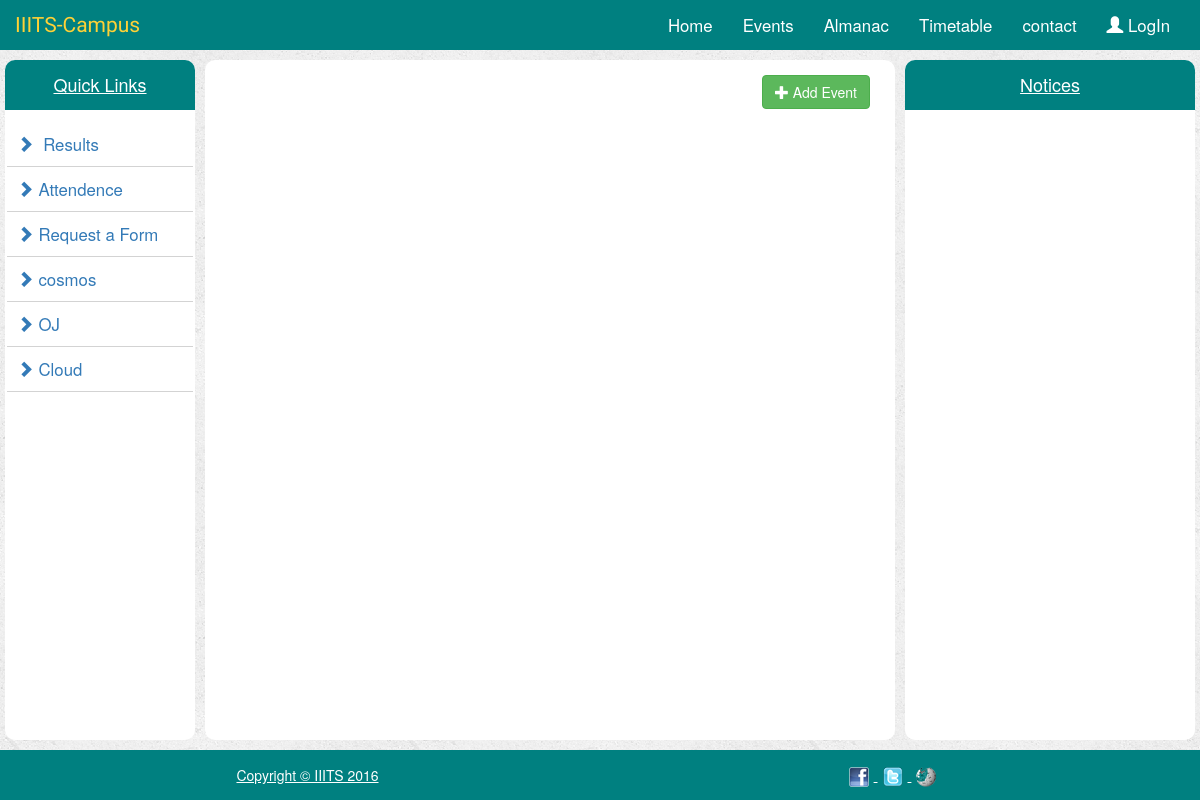
/events/, run on an earlier commit of the app's database.
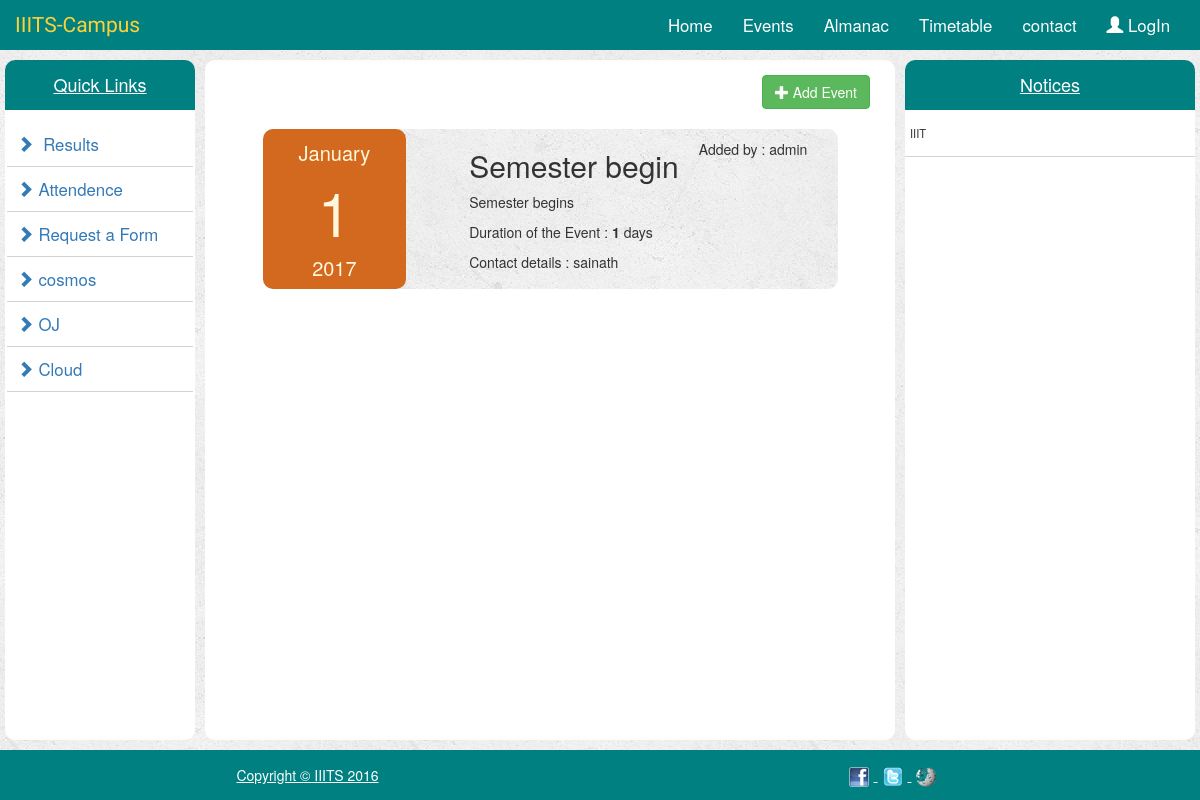
And on a later commit of the database.
### portal/models.py (models this page shows, shortened)
class Events(models.Model):
    event_title = models.CharField(max_length=80)
    event_date = models.DateField()
    event_duration = models.PositiveIntegerField()
    event_description = models.TextField()
    event_contact = models.CharField(max_length=50)
    event_user = models.CharField(max_length=50)
    def event_month(self):
        month_names = ['January', 'February', 'March', 'April', 'May', 'June', 'July', 'August', 'September', 'October',
                       'November', 'December']
        return month_names[self.event_date.month - 1]

class Notices(models.Model):
    notice_title = models.CharField(max_length=80)
    notice_description = models.TextField()

### portal/views.py (the view)
# urls.py: url(r'^events/$',views.events,name='events'),
def events(request):
    all_events = Events.objects.all().order_by('-id')
    all_notices = Notices.objects.all()
    content_events = {
        'all_notices': all_notices,
        'all_events' : all_events
    }
    return render(request, 'portal/events.html', content_events)

### portal/templates/portal/events.html (shortened to what this page needs)
{% extends 'portal/index.html' %}
{% block centerContent %}
    <div class = "btn-events">
       <button type="button" class="btn btn-success" data-toggle="modal" data-target="#eventModal" ><span class = "glyphicon glyphicon-plus"></span>&nbsp;Add Event</button>
    </div>
    {% for event in all_events %}
        <div class="col-md-10 col-md-offset-1 event-row">
            <div class ="col-md-3 event-date">
                <p>{{ event.event_month }}</p>
                <h1>{{ event.event_date.day }}</h1>
                <p>{{ event.event_date.year }}</p>
            </div>
            <div class ="col-md-5 col-md-offset-1">
                <h2>{{ event.event_title }}</h2>
                <p>{{ event.event_description }}</p>
                <p>Duration of the Event : <strong>{{ event.event_duration }}</strong> days</p>
                <p>Contact details : {{ event.event_contact }}</p>
            </div>
            <div class="col-md-3">
                 <p style="margin-top: 10px">Added by : {{ event.event_user }}</p>
            </div>
        </div>
    {% endfor %}
{% endblock %}

### portal/templates/portal/index.html (shortened to what this page needs)
<!DOCTYPE html>
<html lang="en">
<head>
    {% load staticfiles %}
    <link rel="stylesheet" href="https://maxcdn.bootstrapcdn.com/bootstrap/3.3.7/css/bootstrap.min.css"/>
    <link rel="stylesheet" type="text/css" href="{% static 'portal/bootstrap.min.css' %}"/>
    <link rel="stylesheet" type="text/css" href="{% static 'portal/style.css' %}"/>
</head>
<body>
    <nav class = "navbar navbar-inverse">
        <div class = "container-fluid">
            <div class = "navbar-header">
                <a href="{% url 'index' %}" class = navbar-brand> IIITS-Campus</a>
            </div>
            <div class = "navbar-collapse collapse" id="topNavBar">
                <ul class = "nav navbar-nav navbar-right">
                    <li><a href="{% url 'index' %}" class ="active">Home</a></li>
                    <li><a href="{% url 'events' %}">Events</a></li>
                    <li><a href="{% url 'almanac' %}">Almanac</a></li>
                    <li><a href="{% url 'timetable' %}">Timetable</a></li>
                    <li><a href="{% url 'contact' %}">contact</a></li>
                    {% if user.is_authenticated %}
                        <li class="dropdown"><a href="#" class="dropdown-toggle" data-toggle="dropdown" role="button" aria-haspopup="true" aria-expanded="false"><span class="glyphicon glyphicon-user" aria-hidden="true"></span>&nbsp;{{ user.get_full_name }}&nbsp;<span class="caret" aria-hidden="true"></span></a>
                            <ul class="dropdown-menu">
                                <li class="nav-drop"><a href="{% url 'changepassword' %}">change Password</a></li>
			                    <li role="separator" class="divider"></li>
			                    <li class="nav-drop"><a href="{% url 'userLogout' %}">logout</a></li>
			                 </ul>
                        </li>
                    {% else %}
                        <li><a href="{% url 'userLogin' %}"><span class="glyphicon glyphicon-user" aria-hidden="true"></span>&nbsp;LogIn</a></li>
                    {% endif %}
                </ul>
            </div>
        </div>
    </nav>
    <div class="container-fluid">
        <div class = "row">
            <div class = "col-md-2" >
                <div class="colHeight">
                    <h4 class="centerText">Quick Links</h4>
                    <ul>
                        <li><a href="#"><span class="glyphicon glyphicon-chevron-right"></span>&nbsp; Results</a></li>
                        <li><a href="#"><span class="glyphicon glyphicon-chevron-right"></span>&nbsp;Attendence</a></li>
                        <li><a href="{% url 'requestForm' %}"><span class="glyphicon glyphicon-chevron-right"></span>&nbsp;Request a Form</a></li>
                        <li><a href="http://cosmos.iiits.in"><span class="glyphicon glyphicon-chevron-right"></span>&nbsp;cosmos</a></li>
                        <li><a href="#"><span class="glyphicon glyphicon-chevron-right"></span>&nbsp;OJ</a></li>
                        <li><a href="#"><span class="glyphicon glyphicon-chevron-right"></span>&nbsp;Cloud</a></li>
                    </ul>
                </div>
            </div>
            <div class = col-md-7>
                <div class="colHeight">
                    {% block centerContent%}
                    {% endblock %}
                </div>
            </div>
            <div class = col-md-3>
                <div class="colHeight notice-list">
                    <h4 class ="centerText">Notices</h4>
                    <ul>
                        {% for notice in all_notices %}
                            <li><p>{{ notice.notice_title }}</p></li>
                        {% endfor %}
                    </ul>
                </div>
            </div>
        </div>
    </div>
    <footer>
        <div class="container">
            <div class="row">
                <div class="col-md-6 centerText">
                    <span class="copyright ">Copyright &copy; IIITS 2016</span>
                </div>
                <div class="col-md-6 centerText">
                    <ul class="list-inline">
                        <li><a href="#"><img src="{% static 'portal/images/facebook.png' %}" alt="IIITS-facebook"></a>
                        </li>
                        <li><a href="#"><img src="{% static 'portal/images/twitter.png' %}" alt="IIITS-twitter"></a>
                        </li>
                        <li><a href="#"><img src="{% static 'portal/images/wikipedia.png' %}" alt="IIITS-wikipedia"></a>
                        </li>
                    </ul>
                </div>
            </div>
        </div>
    </footer>
</body>
</html>

### portal/static/portal/style.css (style rules this page uses)
body { background: white url("images/background.png"); }
.navbar { border-radius: 0; background: teal; border: none; margin: 0; }
.navbar-brand { font-size: 1.5em; font-family: 'Satisfy', cursive; }
.navbar-inverse .navbar-brand { color: cornsilk; }
.nav.navbar-nav.navbar-right li a { font-size:1.2em; }
.navbar-inverse .navbar-nav li a { color: #fff; }
.colHeight { height: 800px; background: white; margin-top: 10px; border-radius: 10px; overflow: auto }
.col-md-2 , .col-md-7, .col-md-3 { padding-right: 5px; padding-left: 5px; }
.centerText { text-align: center; padding:15px; margin-top: 0; color: white; text-decoration: underline; background: teal; -moz-border-radius-topleft: 10px; -moz-border-radius-topright: 10px; }
footer { height: 50px; background: #008080; margin-top: 10px; }
.colHeight ul { padding: 2px; }
.colHeight ul li { font-size: 1.2em; padding: 10px; border-bottom: 1px solid lightgray; }
.colHeight ul li a { text-decoration: none; }
.btn-events, .btn-form { margin: 15px 25px 0px 0px; text-align: right; }
.list-inline { padding:0px; margin: 0px; }
.list-inline li { list-style-type: none; }
.notice-list ul { padding:0px; }
.notice-list ul li { font-size: 0.8em; border:0px; padding: 5px; border-bottom: 1px solid lightgray; }
.event-row { background: white url("images/background.png"); margin-top: 20px; border-radius: 10px; padding: 0px; display: inline; }
.event-row .event-date { background: chocolate; height: 160px; display: inline; border-radius: 10px ; }
.event-row .event-date p { text-align: center; font-size: 20px; margin-top:10px; color: cornsilk; }
.event-row .event-date h1 { font-size: 60px; color: cornsilk; text-align: center; padding: 0px; margin: 0px; }

What changed in the data, as far as the page shows it:
added Events: event_month "January", event_date.day "1", event_date.year "2017", event_title "Semester begin", event_description "Semester begins", event_duration "1", event_contact "sainath", event_user "admin"
added Notices: notice_title "IIIT"
